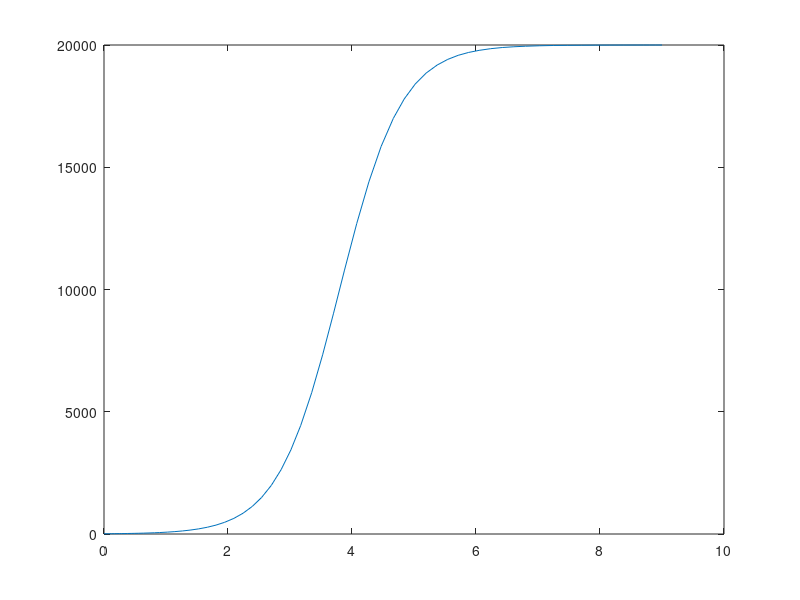

The MATLAB script that drew this image:
function [t,y]= call_dstate()
    tspan = [0 9]; % set time interval
    y0 = 10; % set initial condition
    % dstate evaluates r. h.s. of the ode
[t,y] = ode45( @dstate ,tspan ,y0);
plot(t,y)
disp ([t,y]) % displays t and y(t)
    function dydt = dstate (t,y)
        alpha=2; gamma= 0.0001;
        dydt = alpha* y-gamma *y^2;
    end
end

%[t,state] = ode45(@dstate,tspan,ICs,options)